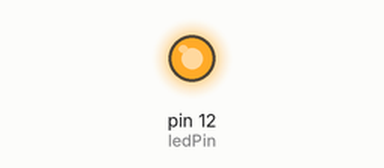
Simulated run of this sketch. Board: Arduino Uno, built with avr-gcc and run on an emulated ATmega328P. On the bench: output pins drawn as LEDs (lit = HIGH).

Above: at 1.4 s.
At 5.8 s:
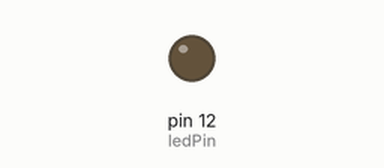
Timing chart, 0 to 8.3 s (numbered marks = the images above):
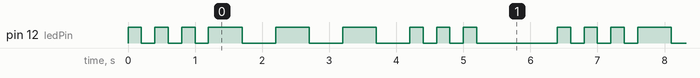

Measured:
- by itself, pin 12 (ledPin): repeats every 6.4 s: 2 × (LOW 0.20 s, HIGH 0.20 s), LOW 0.20 s, 3 × (HIGH 0.50 s, LOW 0.50 s), 2 × (HIGH 0.20 s, LOW 0.20 s), HIGH 0.20 s, LOW 1.2 s, HIGH 0.20 s
- by itself, everything shown: repeats every 6.4 s, in 18 steps

The sketch:

Morse_S_O_S.ino
```cpp
// Codigo para transmitir a mensagem "S.O.S" em código morse por meio de um led no pino 12
// S.O.S = ...---...
// . = piscar por 200 ms
// - = piscar por 500 ms
int ledPin = 12;

int durations[] = {200, 200, 200, 500, 500, 500, 200, 200, 200}; // Verificar se tem 9 elementos, menos elementos o sis

void setup() {
  // put your setup code here, to run once:
  pinMode(ledPin, OUTPUT);
}

void loop() {
  for (int i = 0; i < 9; i++){ // O numero de valores da lista de ser ou maior ou igual a o numero de loops que devem ser realizados na estrutura de repetição
    flash(durations[i]);
  }
  delay(1000);// delay para remandar a msg segundos
}

void flash(int duration){
  digitalWrite(ledPin, HIGH);
  delay(duration);
  digitalWrite(ledPin, LOW);
  delay(duration);
}
```
